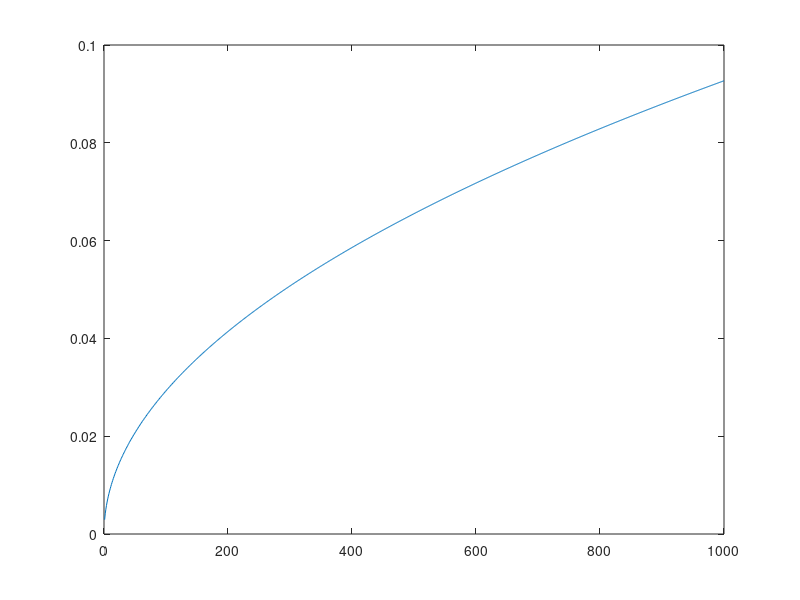

Recreate this plot in MATLAB.
e=1.60E-19;     %[C] electron charge
mp=1.67E-27;     %[kg] nucleon mass (proton mass)

m=12*mp;         %mass of ion
q=6*e;          %ion charge

B=0.55;                         %B-Field [T]
E=9*1E3/0.02;                  %E-Field [V/m] 
lE=0.1;                        %length of electrodes [m]
lB=0.1;                         %length of magnets [m]
l=0.1000;                                   
D=0.4600;                        %drift [m]

s=4.4400e-004;
figure
Ek=1:1000;
x=(q*B*l*D)./sqrt(2*m.*Ek.*e.*1e6);
y=2.*x.^3.*s./(x.^2-(s./2).^2).^2;

plot(Ek,y)
